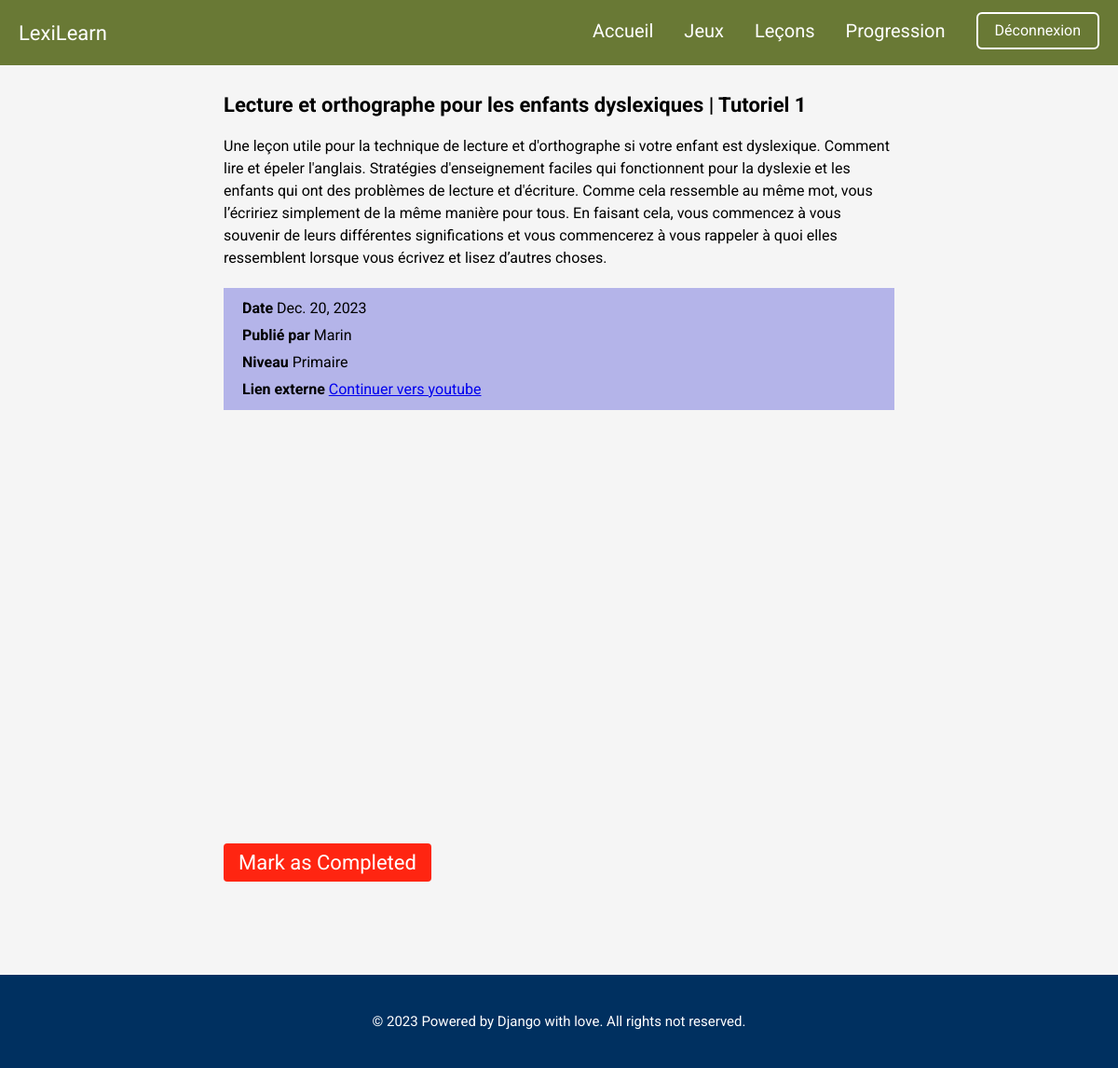
The app's page /lesson/1/ (signed in) with its own data.
### dys_app/models.py (models this page shows, shortened)
class Lesson(models.Model):
    SCHOOL_LEVEL_CHOICES = [
        ('Primaire', 'Primaire'),
        ('College', 'college'),
        ('Lycee', 'lycee'),
        ('superieur', 'superieur'),
    ]
    title = models.CharField(max_length=255)
    description = models.TextField()
    date = models.DateField()
    publisher = models.CharField(max_length=255)
    youtube_link = models.URLField()
    school_level = models.CharField(max_length=20, choices=SCHOOL_LEVEL_CHOICES)

### dys_app/views.py (the view)
# urls.py: path('lesson/<int:lesson_id>/', lesson_detail, name='lesson_detail'),
@login_required
def lesson_detail(request, lesson_id):
    lesson = get_object_or_404(Lesson, pk=lesson_id)
    user = request.user
    user_completed_lesson = CompletedLesson.objects.filter(user=user, lesson=lesson).first()
    context = {'lesson': lesson, 'user_completed_lesson': user_completed_lesson}
    return render(request, 'lesson_detail.html', context)

### dys_app/templates/lesson_detail.html (shortened to what this page needs)
{% extends 'base.html' %}
{% block content %}
    <div class="lesson-detail-page-container">
        <h2>{{ lesson.title }}</h2>
        <p>{{ lesson.description }}</p>
        <div class="lesson-info">
            <p><strong>Date</strong> {{ lesson.date }}</p>
            <p><strong>Publié par</strong> {{ lesson.publisher }}</p>
            <p><strong>Niveau</strong> {{ lesson.school_level }}</p>
            <p><strong>Lien externe </strong><a href="{{ lesson.youtube_link }}" target="_blank">Continuer vers youtube</a></p>
        </div>
        <div class="youtube-container">
        </div>
        {% if user_completed_lesson %}
            <p>Leçon complété le {{ user_completed_lesson.completed_at|date:"F j, Y H:i" }}.</p>
        {% else %}
            <form id="complete-lesson-form" action="{% url 'complete_lesson' lesson.id %}" method="post">
                <button type="submit" class="lesson-complete-btn">Mark as Completed</button>
            </form>
        {% endif %}
    </div>
{% endblock %}

### dys_app/static/dys_app/styles.css (style rules this page uses)
* { box-sizing: border-box; cursor: default; margin: 0; padding: 0; font-family: "Roboto"; outline: none; -webkit-tap-highlight-color: rgba(255, 255, 255, 0); caret-color: transparent; }
body { min-height: 100vh; }
html { position: relative; margin: 0; padding: 0; font-size: 62.5%; background-color: whitesmoke; }
.lesson-detail-page-container { width: 100%; height: 100%; min-height: 100vh; padding: 9rem 3%; gap: 2rem; display: flex; flex-direction: column; padding-bottom: 3rem; }
.lesson-detail-page-container h2 { font-size: 2.2rem; width: 100%; text-align: center; }
.lesson-detail-page-container p { font-size: 1.6rem; line-height: 2.4rem; text-align: center; }
.lesson-detail-page-container .lesson-info { background-color: rgb(180, 180, 233); padding: 1rem 2rem; display: flex; flex-direction: column; justify-content: flex-start; align-items: flex-start; gap: 0.5rem; }
.lesson-detail-page-container .lesson-info p { font-size: 1.6rem; }
.lesson-detail-page-container .lesson-complete-btn { background-color: #FF2511; border: none; width: auto; align-self: center; color: white; text-decoration: none; font-size: 2.2rem; border-radius: 4px; padding: 8px 16px; text-align: center; cursor: pointer; }
@media only screen and (min-width: 1025px) { .lesson-detail-page-container { padding: 10rem 20%; } }
@media only screen and (min-width: 1025px) { .lesson-detail-page-container h2 { font-size: 2.2rem; text-align: start; } }
@media only screen and (min-width: 1025px) { .lesson-detail-page-container p { font-size: 1.6rem; line-height: 2.4rem; text-align: start; } }
@media only screen and (min-width: 1025px) { .lesson-detail-page-container .lesson-info { background-color: rgb(180, 180, 233); padding: 1rem 2rem; display: flex; flex-direction: column; justify-content: flex-start; align-items: flex-start; gap: 0.5rem; } }
@media only screen and (min-width: 1025px) { .lesson-detail-page-container .lesson-info p { font-size: 1.6rem; } }

### dys_app/templates/lesson_detail.html (style rules this page uses)
.youtube-container { position: relative; padding-bottom: 56.25%; height: 0; overflow: hidden; max-width: 100%; margin-top: 20px; }

### records on screen
Lesson: title "Lecture et orthographe pour les enfants dyslexiques | Tutoriel 1", description "Une leçon utile pour la technique de lecture et d'orthographe si votre enfant est dyslexique. Comment lire et épeler l'anglais. Stratégies d'enseignement faciles qui fonctionnent pour la dyslexie et les enfants qui ont des problèmes de lecture et d'écriture. Comme cela ressemble au même mot, vous l’écririez simplement de la même manière pour tous. En faisant cela, vous commencez à vous souvenir de leurs différentes significations et vous commencerez à vous rappeler à quoi elles ressemblent lorsque vous écrivez et lisez d’autres choses.", date "Dec. 20, 2023", publisher "Marin", school_level "Primaire"
